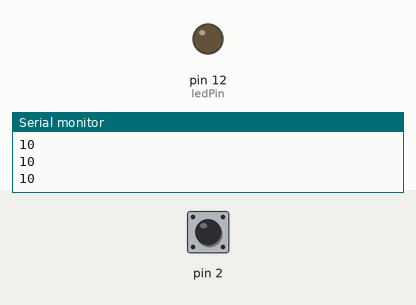
The sketch below on a simulated Arduino Uno, built with avr-gcc and run on an emulated ATmega328P. On the bench: output pins drawn as LEDs (lit = HIGH), the last lines printed to the serial monitor. The inputs (shaded band) are chosen by the test bench; at power-on: pin 2 HIGH.

Above: at 1.2 s.
1.3 s: pin 2 pulled LOW for 0.15 s
At 1.38 s:
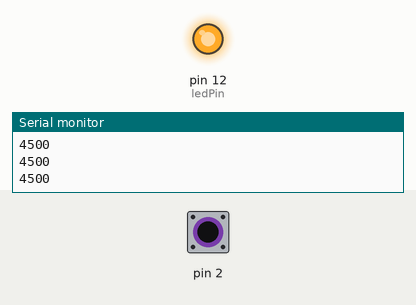
2.9 s: pin 2 pulled LOW for 3.2 s
At 7.5 s:
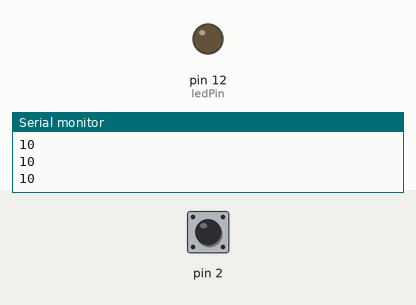
Timing chart, 0 to 9.0 s (numbered marks = the images above; inputs shaded):
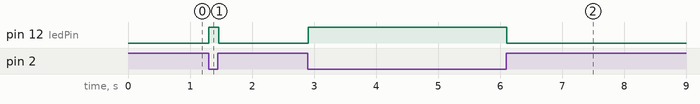

The sketch:

_12_-_Touchy_feely_lamp.ino
```cpp
#include <CapacitiveSensor.h>

CapacitiveSensor cs = CapacitiveSensor(4, 2);
int threshold = 500;
const int ledPin = 12;

void setup() {
  pinMode(ledPin, OUTPUT);
  Serial.begin(9600);
}

void loop() {
  long sensorValue = cs.capacitiveSensor(30);
  Serial.println(sensorValue);
  digitalWrite(ledPin, sensorValue > threshold ? HIGH : LOW);
  delay(10);
}
```

Measured:
- after the input at 1.3 s, pin 12 (ledPin): LOW → HIGH at once, → LOW 0.16 s later
- after the input at 2.9 s, pin 12 (ledPin): LOW → HIGH at once, → LOW 3.2 s later
